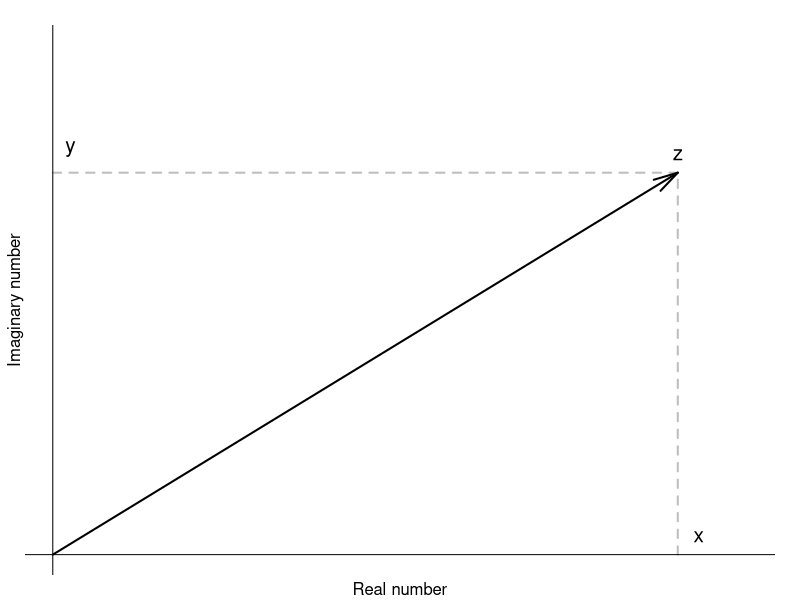
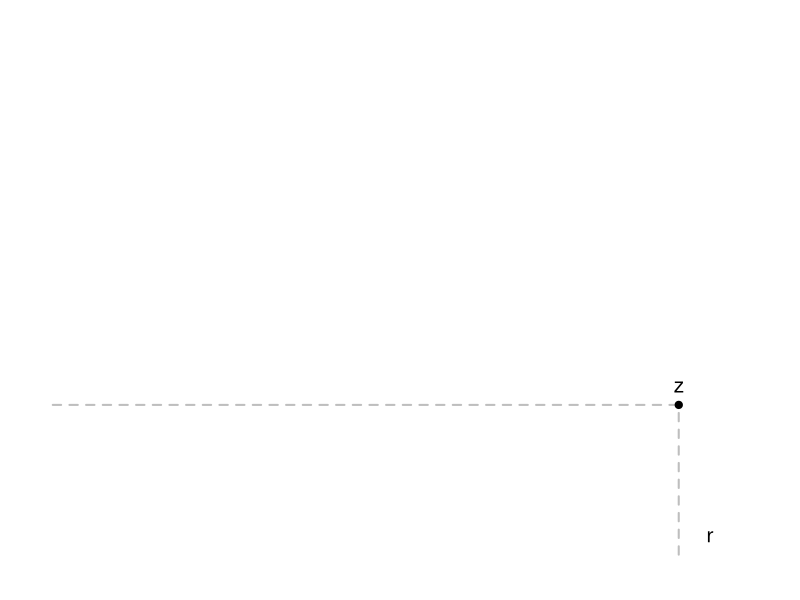

Source code (R) for these figures, in order: (Note: this script raises an error after producing the figures.)
## ---- chunk 1
par(mar=c(1,1,1,1), cex=1.25, cex.lab=1/1.25)
plot(c(0,9),c(0,6), type="l",
     xlab="", ylab="",
     xlim=c(0,10), ylim=c(0,8), axes=F,
     yaxt="n", xaxt="n", col="white")
lines(c(0,9), c(6,6), lwd=2, lty=2, col="grey")
lines(c(9,9), c(0,6), lwd=2, lty=2, col="grey")
arrows(0,0,9,6, lwd=2, angle=15)
text(9,6,"z",pos=3)
text(9.3,0,"x",pos=3)
text(0,6.4,"y",pos=4)
abline(h=0,v=0,lty=1)
title(ylab="Imaginary number", line=0)
title(xlab="Real number", line=0)
## ---- chunk 2
par(mar=c(1,1,1,1), cex=1.25, cex.lab=1/1.25)
plot(0,0, type="p",
     xlab="", ylab="",
     xlim=c(0,12), ylim=c(0,2), axes=F,
     yaxt="n", xaxt="n", col="white")
lines(c(0,abs(9+6i)), c(Arg(9+6i),Arg(9+6i)), lwd=2, lty=2, col="grey")
lines(c(abs(9+6i),abs(9+6i)), c(0,Arg(9+6i)), lwd=2, lty=2, col="grey")
points(abs(9+6i),Arg(9+6i), lwd=2, pch=20)
text(abs(9+6i),Arg(9+6i),"z",pos=3)
text(abs(9+6i)*(1+0.05),0,"r",pos=3)
text(0,Arg(9+6i)*(1+0.15),TeX("\\phi"),pos=4)
abline(h=0,v=0,lty=1)
title(ylab="Polar angle", line=0)
title(xlab="Magnitude", line=0)
## ---- chunk 3
x <- rnorm(100,100,10)
y <- 1/x*rlnorm(100,0,0.02)
z <- x*exp(y*1i)
par(mar=c(1,1,1,1), cex=1.25, mfcol=c(1,2))
plot(Re(z), Im(z), type="p",
     xlab="", ylab="",
     yaxt="n", xaxt="n")
title(ylab="Imaginary number", line=0)
title(xlab="Real number", line=0)

plot(abs(z),Arg(z), type="p",
     xlab="", ylab="",
     yaxt="n", xaxt="n")
points(abs(9+6i),Arg(9+6i), lwd=2, pch=20)
abline(h=0,v=0,lty=1)
title(ylab="Polar angle", line=0)
title(xlab="Magnitude", line=0)
## ---- chunk 4
par(mar=c(1,1,1,1), cex=1.25, cex.lab=1/1.25)
plot(c(0,9),c(0,6), type="l",
     xlab="", ylab="",
     xlim=c(0,12), ylim=c(0,12), axes=F,
     yaxt="n", xaxt="n", col="white")
draw.circle(0,0,sqrt(9^2+6^2))
text(9,6,TeX("$z_1$"),pos=3)
text(6,9,TeX("$z_2$"),pos=3)
text(4.5,3,TeX("$r$"),pos=3)
text(3,4.5,TeX("$r$"),pos=3)
draw.arc(0,0,2,0,atan(6/9), col="grey", lwd=2)
draw.arc(0,0,4,0,atan(9/6), col="grey", lwd=2)
arrows(0,0,9,6, lwd=2, angle=15)
arrows(0,0,6,9, lwd=2, angle=15)
text(2.7,0.1,TeX("$\\phi_1$"),pos=3)
text(4.5,1,TeX("$\\phi_2$"),pos=3)
abline(h=0,v=0,lty=1)
title(ylab="Imaginary number", line=0)
title(xlab="Real number", line=0)
